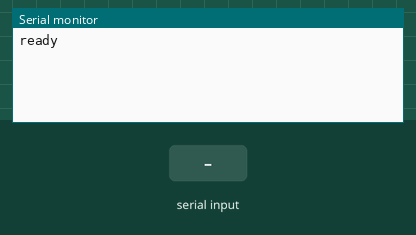
The sketch below on a simulated Arduino Uno, built with avr-gcc and run on an emulated ATmega328P. On the bench: the last lines printed to the serial monitor. The inputs (shaded band) are chosen by the test bench.

Above: at 1.2 s.
1.3 s: "1\n" received over Serial
At 2.5 s:
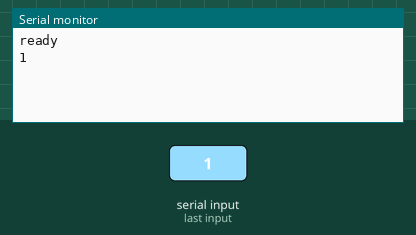
2.8 s: "0\n" received over Serial
At 3.8 s:
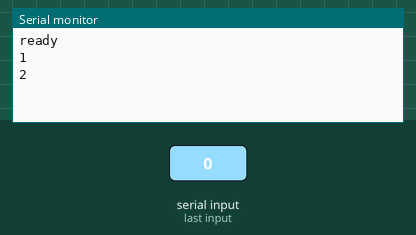
4.3 s: "2\n" received over Serial
At 5.1 s:
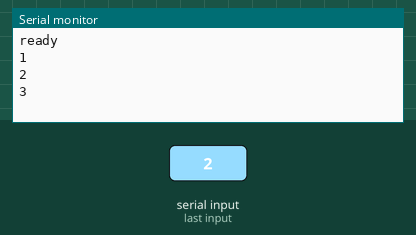

The sketch:

uart_periph_mock.ino
```cpp
#include <stdio.h>
#include <string.h>

int count = 0;

void setup() {
  // Serial TX (1) is connected to Photon RX
  // Serial RX (0) is connected to Photon TX
  // Ardiuno GND is connected to Photon GND
  Serial.begin(9600);

  while(!Serial) delay(100);

  // Initiate handshake
  Serial.write("ready\n");
}

char buffer[10];

void loop() {
  // Read data from serial
  while(Serial.available()) {
    char c = Serial.read();
    if (c != '\n') {
      // count the number of characters excluding the new line
      ++ count;
    } else {
      // end of stream print the characters count
      sprintf(buffer, "%d\n", count);
      Serial.write(buffer);
    }
  }
  delay(10);
}
```

Measured:
- after the input at 1.3 s, the serial monitor: prints a new line at once (image 1)
- after the input at 2.8 s, the serial monitor: prints a new line at once (image 2)
- after the input at 4.3 s, the serial monitor: prints a new line at once (image 3)
